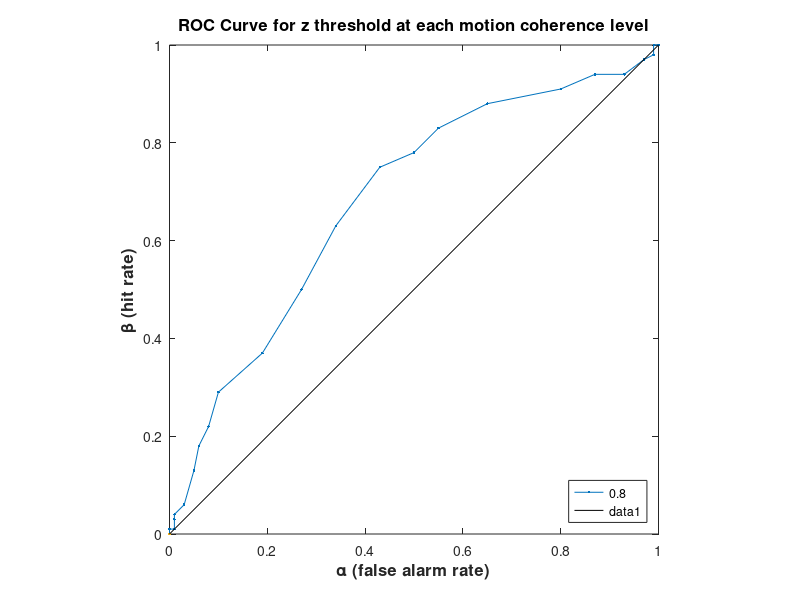
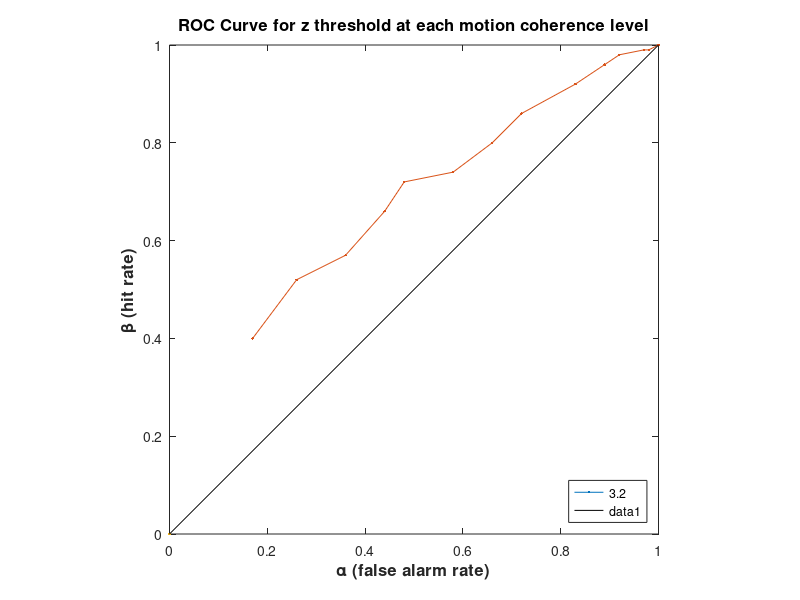
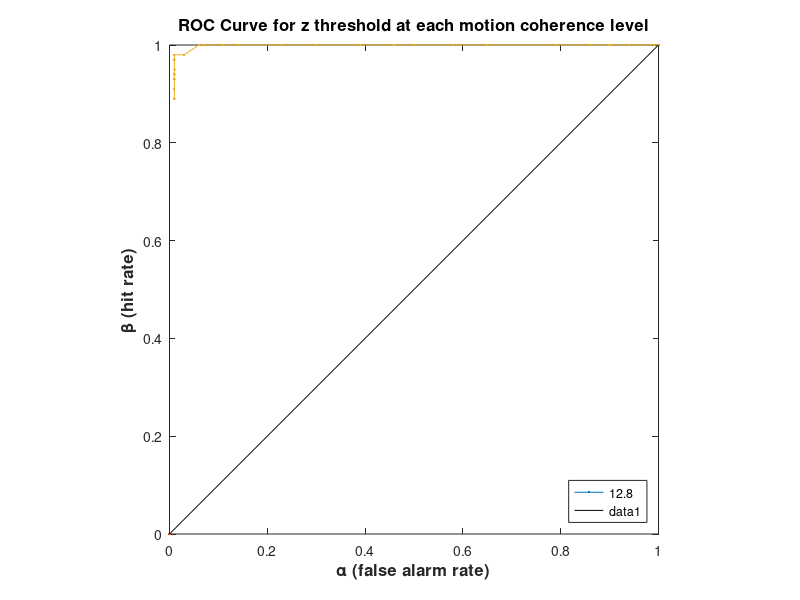
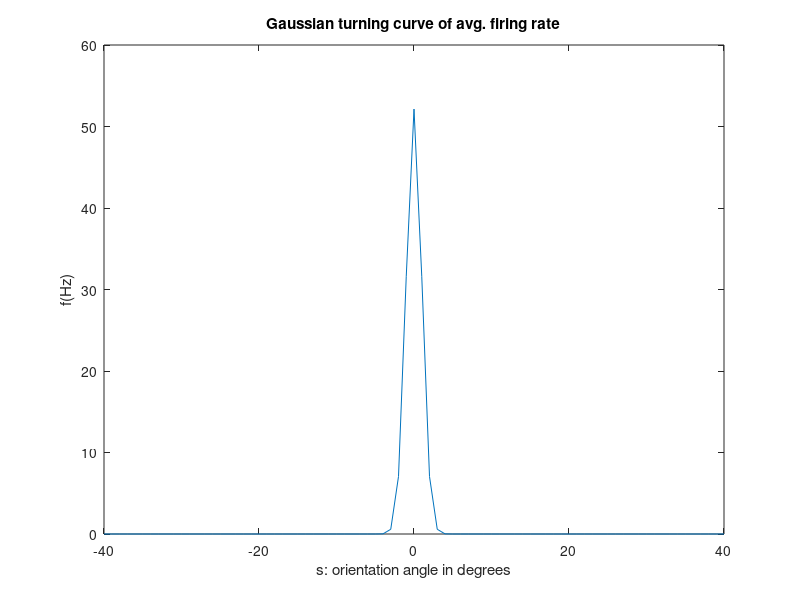

MATLAB code to generate these figures, in order:
%% Simulate stimuli (up direction 1 / down direction 0) 
% for the 100 trials at each of the 3 coherence levels
clc
clear all
close all

ntrials = 100; 
coherence = [0.8,3.2,12.8]% coherence level of the stimuli presented in the 100 trials 
lambdaup = [20;20;40]; % mean distribution of the firing rate responding to the UP preferred direction at each of the respective coherence level
lambdadown = [18;18;18];

for (n=1:length(coherence))
    
% stimuli = round(rand(ntrials,1)); % stimulus presented at each of the 100 trials
% 1 encode up direction, 0 encode down
upRate(n,:) = poissrnd(lambdaup(n),[ntrials,1])'; % poissand firing rate distribution for preferred PLUS direction 
downRate(n,:) = poissrnd(lambdadown(n), [ntrials,1])'; 

z = [0:max(upRate)]; % z threshold applied to discriminate the poissan firing rate distributions between UP and DOWN preferred directions   
% i.e. If r >= z, report "UP" otherwise "DOWN" direction preference 

pHit = zeros(length(z),length(coherence));
pFA =  zeros(length(z),length(coherence));

    for zi = 1:length(z)
        threshold = z(zi);
        pHit(zi,n) = sum(upRate(n,:)>threshold)/ntrials;
        pFA(zi,n) = sum(downRate(n,:)>threshold)/ntrials;
    end
    
figure;
clf
plot(pFA,pHit,'.-');

legend(num2str(coherence(n)),'Location','SouthEast');
set(gca,'XLim',[0,1]);
set(gca,'YLim',[0,1]);

title('ROC Curve for z threshold at each motion coherence level','FontSize',12,'FontWeight','bold')
xlabel('\alpha (false alarm rate)','FontSize',12,'FontWeight','bold') % x-axis label
ylabel('\beta (hit rate)','FontSize',12,'FontWeight','bold') % y-axis label  
set(gca,'XTick',0:.2:1);
set(gca,'YTick',0:.2:1);
hold on
plot([0,1],[0,1],'k-');
axis square
   
end










%%




%% Psy 268A Homework 1

s = -40:1:40;
rmax= 52.14;
smax= 0;
sig= 14.73;

y = rmax * exp( (-1/2)* (s - smax / sig).^2 );

figure
plot(s,y)
title('Gaussian turning curve of avg. firing rate')
xlabel('s: orientation angle in degrees') % x-axis label
ylabel('f(Hz)') % y-axis label
